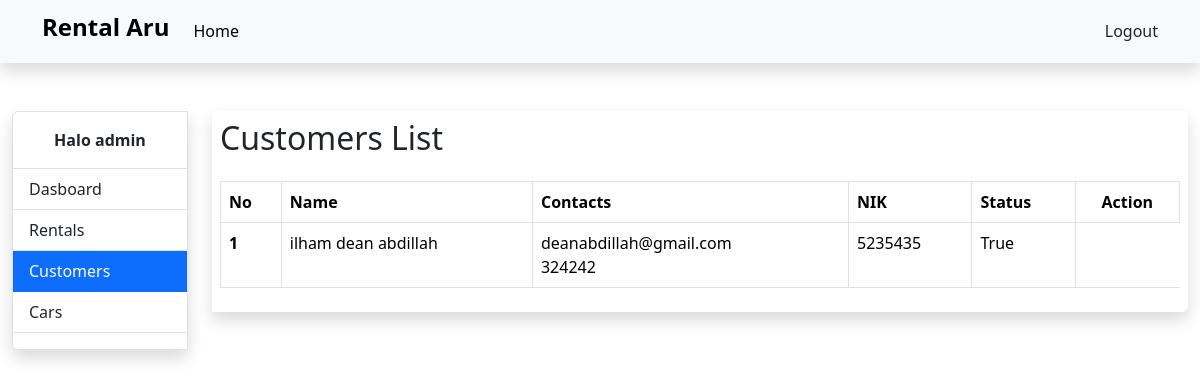
Page /users-page/ (signed in) on the committed database.
### account/models.py (models this page shows, shortened)
class User(AbstractBaseUser):
    GENDER_CHOICES = [
        ('laki-laki', 'Laki-laki'),
        ('perempuan', 'Perempuan'),
    ]
    email = models.EmailField(verbose_name='email address', max_length=255, unique=True,)
    full_name = models.CharField(max_length=255)
    gender = models.CharField(max_length=10, choices=GENDER_CHOICES, blank=True, null=True)
    birth_date = models.DateField(blank=True, null=True)
    phone_number = models.CharField(max_length=20, blank=True, null=True)
    nik = models.CharField(max_length=16, unique=True, blank=True, null=True)
    license_card_image = models.ImageField(blank=True, null=True)
    id_card_image = models.ImageField(blank=True, null=True)
    profile_picture = models.ImageField(blank=True, null=True)
    date_joined = models.DateField(verbose_name='date joined', auto_now_add=True,)
    last_login = models.DateField(verbose_name='last login', auto_now=True,)
    is_active = models.BooleanField(default=False)
    is_admin = models.BooleanField(default=False)
    is_superuser = models.BooleanField(default=False)
    objects = CustomUserManager()
    USERNAME_FIELD = 'email'
    REQUIRED_FIELDS = ['full_name']
    def __str__(self):
        return self.full_name

### base/views.py (the view)
# urls.py: path('users-page/', views.users_page, name='users_page'),
@login_required(login_url='login_page')
def users_page(request):
    users = User.objects.filter(is_admin=False)
    context = {
        'users': users,
        'name': str(request.user).split()[0],
        'menus': {
            'menu': 'usersMenu',
            'submenu': '',
        },
    }
    return render(request, 'users_page.html', context)

### templates/users_page.html
{% extends 'base.html' %}
{% block contents %}
        {% include 'menu.html' %}
        <div class="col-lg">
            <div class="shadow rounded-end p-2">
                <div class="row mb-3">
                    <div class="col-10">
                        <h2>Customers List</h2>
                    </div>
                </div>
                <div class="table-responsive">
                    <table class="table table-bordered">
                        <thead>
                            <tr>
                                <th scope="col">No</th>
                                <th scope="col">Name</th>
                                <th scope="col">Contacts</th>
                                <th scope="col">NIK</th>
                                <th scope="col">Status</th>
                                <th scope="col" class="text-center">Action</th>
                            </tr>
                        </thead>
                        <tbody>
                            {% if users %}
                                {% for user in users %}
                                    <tr>
                                        <th scope="col">{{forloop.counter}}</th>
                                        <td>{{user.full_name}}</td>
                                        <td>{{user.email}}<br>{{user.phone_number}}</td>
                                        <td>{{user.nik}}</td>
                                        <td>{{user.is_active}}</td>
                                    </tr>
                                {% endfor %}
                            {% else %}
                                <tr>
                                    <td colspan="9" class="text-center">Data not found.</td>
                                </tr>
                            {% endif %}
                        </tbody>
                    </table>
                </div>
            </div>
        </div>
{% endblock %}

### rows in the picture
User: full_name "ilham dean abdillah", email "deanabdillah@gmail.com", phone_number "324242", nik "5235435", is_active "True"

### other values in the picture
{{ name }} "admin"
